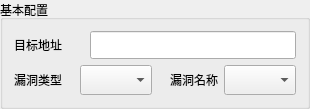
               <widget class="QGroupBox" name="groupBox">
                <property name="minimumSize">
                 <size>
                  <width>0</width>
                  <height>0</height>
                 </size>
                </property>
                <property name="maximumSize">
                 <size>
                  <width>800</width>
                  <height>16777215</height>
                 </size>
                </property>
                <property name="title">
                 <string>基本配置</string>
                </property>
                <layout class="QGridLayout" name="gridLayout_7">
                 <item row="0" column="0">
                  <layout class="QHBoxLayout" name="horizontalLayout_7">
                   <item>
                    <widget class="QLabel" name="label_7">
                     <property name="minimumSize">
                      <size>
                       <width>70</width>
                       <height>20</height>
                      </size>
                     </property>
                     <property name="maximumSize">
                      <size>
                       <width>70</width>
                       <height>20</height>
                      </size>
                     </property>
                     <property name="text">
                      <string>目标地址</string>
                     </property>
                    </widget>
                   </item>
                   <item>
                    <widget class="QLineEdit" name="vuln_lineEdit_url">
                     <property name="minimumSize">
                      <size>
                       <width>0</width>
                       <height>28</height>
                      </size>
                     </property>
                     <property name="sizeIncrement">
                      <size>
                       <width>0</width>
                       <height>0</height>
                      </size>
                     </property>
                    </widget>
                   </item>
                  </layout>
                 </item>
                 <item row="1" column="0">
                  <layout class="QHBoxLayout" name="horizontalLayout_6">
                   <item>
                    <layout class="QHBoxLayout" name="horizontalLayout_5">
                     <item>
                      <widget class="QLabel" name="label_12">
                       <property name="minimumSize">
                        <size>
                         <width>60</width>
                         <height>0</height>
                        </size>
                       </property>
                       <property name="maximumSize">
                        <size>
                         <width>70</width>
                         <height>20</height>
                        </size>
                       </property>
                       <property name="text">
                        <string>漏洞类型</string>
                       </property>
                      </widget>
                     </item>
                     <item>
                      <widget class="QComboBox" name="vuln_type">
                       <property name="minimumSize">
                        <size>
                         <width>0</width>
                         <height>30</height>
                        </size>
                       </property>
                       <property name="styleSheet">
                        <string notr="true"/>
                       </property>
                      </widget>
                     </item>
                    </layout>
                   </item>
                   <item>
                    <layout class="QHBoxLayout" name="horizontalLayout_4">
                     <item>
                      <widget class="QLabel" name="label_13">
                       <property name="minimumSize">
                        <size>
                         <width>60</width>
                         <height>0</height>
                        </size>
                       </property>
                       <property name="maximumSize">
                        <size>
                         <width>70</width>
                         <height>16777215</height>
                        </size>
                       </property>
                       <property name="layoutDirection">
                        <enum>Qt::LeftToRight</enum>
                       </property>
                       <property name="text">
                        <string>漏洞名称</string>
                       </property>
                       <property name="alignment">
                        <set>Qt::AlignRight|Qt::AlignTrailing|Qt::AlignVCenter</set>
                       </property>
                      </widget>
                     </item>
                     <item>
                      <widget class="QComboBox" name="vuln_name">
                       <property name="minimumSize">
                        <size>
                         <width>0</width>
                         <height>30</height>
                        </size>
                       </property>
                       <property name="styleSheet">
                        <string notr="true"/>
                       </property>
                      </widget>
                     </item>
                    </layout>
                   </item>
                  </layout>
                 </item>
                </layout>
               </widget>
